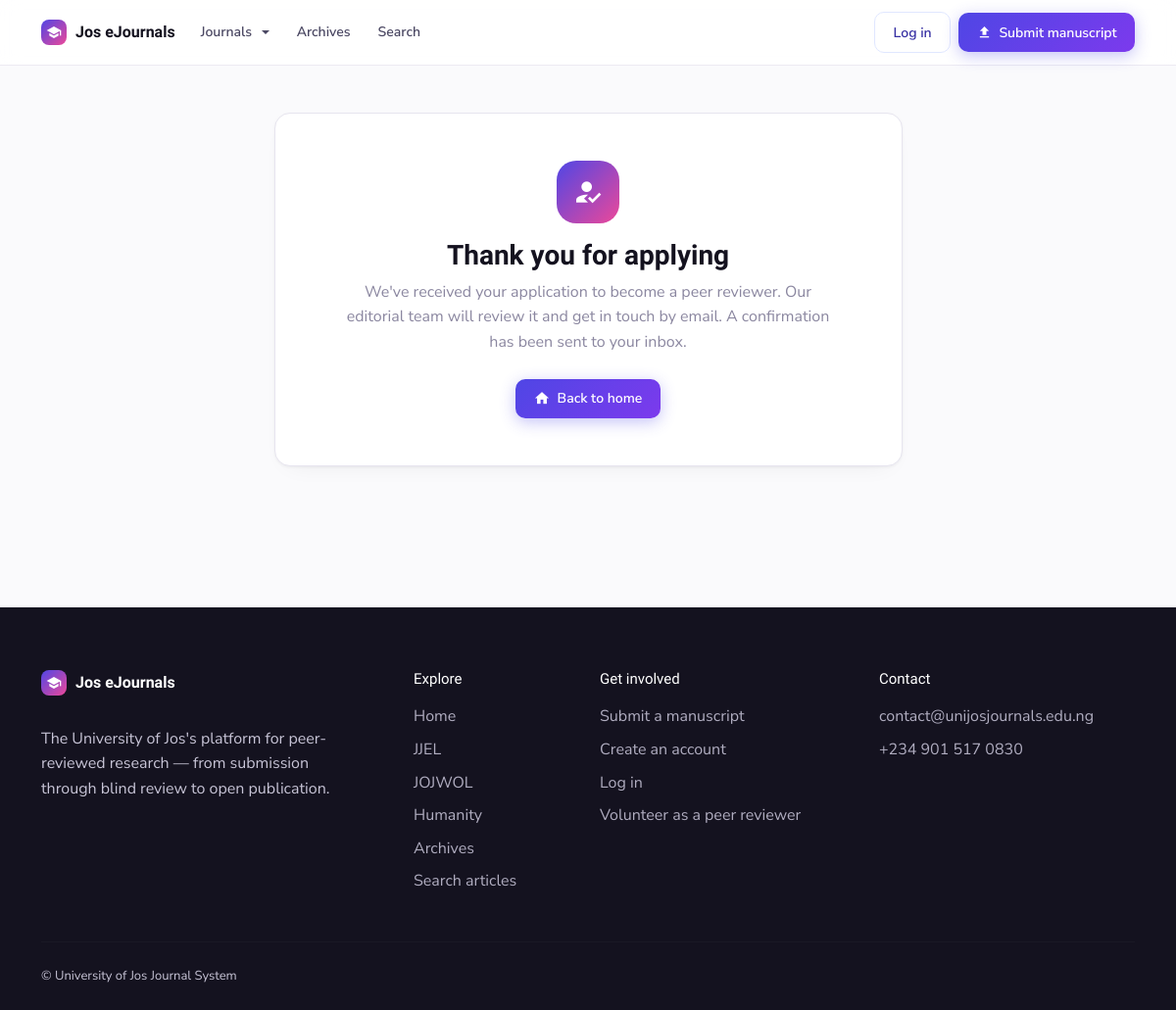
Screenshot of /reviewers/apply/thanks/ with the database file from the repository.
### journalapp/models.py (models this page shows, shortened)
class SiteSettings(models.Model):
    site_title = models.CharField(max_length=100, default="University of Jos Journal System")
    site_description = models.TextField(blank=True)
    logo = models.ImageField(upload_to='site_images', blank=True, null=True)
    favicon = models.ImageField(upload_to='site_images', blank=True, null=True)
    primary_color = models.CharField(max_length=20, default="#007bff")
    secondary_color = models.CharField(max_length=20, default="#6c757d")
    footer_text = models.TextField(default="© University of Jos Journal System")
    contact_email = models.EmailField(default="contact@unijosjournals.edu.ng")
    contact_phone = models.CharField(max_length=20, blank=True)
    facebook_url = models.URLField(blank=True)
    twitter_url = models.URLField(blank=True)
    instagram_url = models.URLField(blank=True)
    linkedin_url = models.URLField(blank=True)
    class Meta:
        verbose_name = "Site Settings"
        verbose_name_plural = "Site Settings"

class Journal(models.Model):
    name = models.CharField(max_length=200)
    slug = models.SlugField(
        max_length=80, unique=True,
        help_text="Used in the journal's web address, e.g. 'jjel'."
    )
    abbreviation = models.CharField(
        max_length=20, blank=True,
        help_text="Short form, e.g. 'JJEL'. Shown on the journal card when no logo is set."
    )
    tagline = models.CharField(
        max_length=255, blank=True,
        help_text="One line shown under the journal name."
    )
    description = RichTextField(blank=True)
    about = RichTextField(
        blank=True,
        help_text="Aims and scope — the main text on the journal's home page."
    )
    logo = models.ImageField(
        upload_to='journal_logos', blank=True, null=True,
        help_text="Square-ish logo used on the journal cards."
    )
    cover_image = models.ImageField(upload_to='journal_covers', blank=True, null=True)
    issn_print = models.CharField(max_length=20, blank=True, verbose_name="ISSN (Print)")
    issn_online = models.CharField(max_length=20, blank=True, verbose_name="ISSN (Online)")
    published_by = models.CharField(
        max_length=255, blank=True,
        help_text="e.g. 'Department of English, University of Jos'."
    )
    contact_email = models.EmailField(blank=True)
    department = models.ForeignKey(
        Department, on_delete=models.SET_NULL, null=True, blank=True,
        related_name='journals',
        help_text="Optional internal grouping. Not shown to visitors."
    )
    order = models.PositiveIntegerField(
        default=0, help_text="Controls the order journals appear in on the home page."
    )
    is_active = models.BooleanField(
        default=True, help_text="Untick to hide this journal from the public site."
    )
    class Meta:
        ordering = ['order', 'name']

### journalapp/reviewer_views.py (the view)
# urls.py: path('reviewers/apply/thanks/', reviewer_views.reviewer_apply_thanks, name='reviewer_apply_thanks'),
def reviewer_apply_thanks(request):
    return render(request, 'reviewers/apply_thanks.html')

### journalapp/context_processors.py (called while the page is built)
def site_settings(request):
    try:
        settings = SiteSettings.objects.first()
        if not settings:
            settings = SiteSettings.objects.create()
    except:
        settings = None
    return {'site_settings': settings}

def journal_roles(request):
    user = getattr(request, 'user', None)
    if not (user and user.is_authenticated):
        return {'can_manage_journals': False, 'can_manage_journal_content': False}
    return {
        'can_manage_journals': can_manage_any_journal(user, roles=WORKFLOW_ROLES),
        'can_manage_journal_content': can_manage_any_journal(user, roles=CONTENT_ROLES),
    }

def nav_journals(request):
    return {
        'nav_journals': Journal.objects.filter(is_active=True).only(
            'name', 'slug', 'abbreviation'
        )
    }

### journalapp/templates/reviewers/apply_thanks.html (shortened to what this page needs)
{% extends 'journalapp/base.html' %}
{% block content %}
<div class="container py-5">
    <div class="row justify-content-center"><div class="col-lg-7">
        <div class="card"><div class="card-body text-center py-5">
            <span class="uj-brand-mark mx-auto mb-3" style="width:64px;height:64px;border-radius:20px;"><i class="material-icons" style="font-size:32px;">how_to_reg</i></span>
            <h3 class="mb-2">Thank you for applying</h3>
            <p class="text-muted mb-4" style="max-width:52ch; margin:0 auto;">
                We've received your application to become a peer reviewer. Our editorial
                team will review it and get in touch by email. A confirmation has been
                sent to your inbox.
            </p>
            <a href="{% url 'home' %}" class="btn btn-primary"><i class="material-icons" style="font-size:17px;">home</i> Back to home</a>
        </div></div>
    </div></div>
</div>
{% endblock %}

### journalapp/templates/journalapp/base.html (shortened to what this page needs)
{% load static %}
<!DOCTYPE html>
<html lang="en">
<head>
    <link href="https://cdn.jsdelivr.net/npm/bootstrap@5.3.0-alpha1/dist/css/bootstrap.min.css" rel="stylesheet">
    <link rel="stylesheet" href="https://cdnjs.cloudflare.com/ajax/libs/font-awesome/6.0.0-beta3/css/all.min.css">
    <link href="{% static 'css/theme.css' %}" rel="stylesheet">
</head>
<body class="d-flex flex-column min-vh-100">
    <header>
        <nav class="navbar navbar-expand-lg uj-navbar">
            <div class="container">
                <a class="uj-brand me-lg-4" href="{% url 'home' %}">
                    <span class="uj-brand-mark">
                        {% if site_settings.logo %}
                        <img src="{{ site_settings.logo.url }}" alt="{{ site_settings.site_title }}">
                        {% else %}
                        <i class="material-icons" style="font-size:16px;">school</i>
                        {% endif %}
                    </span>
                    <span>{{ site_settings.site_title|default:"UniJos Journals" }}</span>
                </a>
                <div class="collapse navbar-collapse" id="navbarNav">
                    <ul class="navbar-nav align-items-lg-center gap-lg-4 me-auto mt-3 mt-lg-0">
                        <li class="nav-item dropdown">
                            <a class="uj-nav-link dropdown-toggle" href="{% url 'journal_list' %}" id="journalsDropdown" role="button" data-bs-toggle="dropdown" aria-expanded="false">Journals</a>
                        </li>
                        <li class="nav-item">
                            <a class="uj-nav-link" href="{% url 'all_issues' %}">Archives</a>
                        </li>
                        <li class="nav-item">
                            <a class="uj-nav-link" href="{% url 'article_search' %}">Search</a>
                        </li>
                    </ul>
                    <ul class="navbar-nav align-items-lg-center gap-2">
                        {% if user.is_authenticated %}
                            <li class="nav-item">
                                <a class="uj-nav-link d-inline-flex align-items-center gap-1" href="{% url 'dashboard' %}">
                                    <i class="material-icons">dashboard</i> Dashboard
                                </a>
                            </li>
                            <li class="nav-item dropdown">
                                <a class="uj-nav-link dropdown-toggle d-inline-flex align-items-center gap-2" href="#" id="userDropdown" role="button" data-bs-toggle="dropdown" aria-expanded="false">
                                    <span class="uj-brand-mark" style="width:28px;height:28px;font-size:12px;font-family:var(--uj-font-heading);font-weight:700;">
                                        {{ user.get_full_name|default:user.email|first|upper }}
                                    </span>
                                    <span class="fw-semibold d-none d-lg-inline" style="color:var(--uj-ink);">{{ user.get_full_name|default:user.email }}</span>
                                </a>
                                <ul class="dropdown-menu dropdown-menu-end">
                                    <li><a class="dropdown-item d-flex align-items-center gap-2" href="{% url 'profile' %}">
                                        <i class="material-icons" style="font-size:18px;">account_circle</i> Profile
                                    </a></li>
                                    {% if can_manage_journals or can_manage_journal_content %}
                                    <li><hr class="dropdown-divider"></li>
                                    {% if can_manage_journals %}
                                    <li><a class="dropdown-item d-flex align-items-center gap-2" href="{% url 'admin_submission_list' %}">
                                        <i class="material-icons" style="font-size:18px;">fact_check</i> Manage submissions
                                    </a></li>
                                    <li><a class="dropdown-item d-flex align-items-center gap-2" href="{% url 'reviewer_applications_list' %}">
                                        <i class="material-icons" style="font-size:18px;">how_to_reg</i> Reviewer applications
                                    </a></li>
                                    {% endif %}
                                    {% if can_manage_journal_content %}
                                    <li><a class="dropdown-item d-flex align-items-center gap-2" href="{% url 'journal_manage_list' %}">
                                        <i class="material-icons" style="font-size:18px;">tune</i> Manage journals
                                    </a></li>
                                    {% endif %}
                                    {% endif %}
                                    {% if user.is_staff %}
                                    <li><hr class="dropdown-divider"></li>
                                    <li><a class="dropdown-item d-flex align-items-center gap-2" href="{% url 'site_settings' %}">
                                        <i class="material-icons" style="font-size:18px;">settings</i> Site Settings
                                    </a></li>
                                    <li><a class="dropdown-item d-flex align-items-center gap-2" href="{% url 'hero_slides' %}">
                                        <i class="material-icons" style="font-size:18px;">slideshow</i> Hero Slides
                                    </a></li>
                                    <li><a class="dropdown-item d-flex align-items-center gap-2" href="{% url 'admin:index' %}">
                                        <i class="material-icons" style="font-size:18px;">admin_panel_settings</i> Admin Panel
                                    </a></li>
                                    {% endif %}
                                    <li><hr class="dropdown-divider"></li>
                                    <li><a class="dropdown-item d-flex align-items-center gap-2" href="{% url 'logout' %}">
                                        <i class="material-icons" style="font-size:18px;">logout</i> Logout
                                    </a></li>
                                </ul>
                            </li>
                        {% else %}
                            <li class="nav-item">
                                <a class="btn btn-outline-primary" href="{% url 'login' %}">Log in</a>
                            </li>
                            <li class="nav-item">
                                <a class="btn btn-primary" href="{% url 'register' %}">
                                    <i class="material-icons" style="font-size:16px;">upload</i> Submit manuscript
                                </a>
                            </li>
                        {% endif %}
                    </ul>
                </div>
            </div>
        </nav>
    </header>
    <div class="toast-container position-fixed top-0 end-0 p-3" style="z-index: 9999;">
    </div>
    <main class="flex-grow-1 mb-3">
        {% block content %}{% endblock %}
    </main>
    <footer class="uj-footer">
        <div class="container">
            <div class="row g-4">
                <div class="col-lg-4 mb-2">
                    <a class="uj-brand mb-3" href="{% url 'home' %}">
                        <span class="uj-brand-mark">
                            {% if site_settings.logo %}
                            <img src="{{ site_settings.logo.url }}" alt="{{ site_settings.site_title }}">
                            {% else %}
                            <i class="material-icons" style="font-size:16px;">school</i>
                            {% endif %}
                        </span>
                        <span>{{ site_settings.site_title|default:"UniJos Journals" }}</span>
                    </a>
                    <p class="mt-3" style="max-width:320px;">{{ site_settings.site_description|default:"The University of Jos's platform for peer-reviewed research — from submission through blind review to open publication." }}</p>
                </div>
                <div class="col-6 col-lg-2 mb-2">
                    <h5>Explore</h5>
                    <ul class="list-unstyled d-grid gap-2">
                        <li><a href="{% url 'home' %}">Home</a></li>
                        {% for j in nav_journals %}
                        <li><a href="{% url 'journal_home' j.slug %}">{{ j.abbreviation|default:j.name }}</a></li>
                        {% endfor %}
                        <li><a href="{% url 'all_issues' %}">Archives</a></li>
                        <li><a href="{% url 'article_search' %}">Search articles</a></li>
                    </ul>
                </div>
                <div class="col-6 col-lg-3 mb-2">
                    <h5>Get involved</h5>
                    <ul class="list-unstyled d-grid gap-2">
                        {% if user.is_authenticated %}
                        <li><a href="{% url 'dashboard' %}">Dashboard</a></li>
                        <li><a href="{% url 'profile' %}">Profile</a></li>
                        {% else %}
                        <li><a href="{% url 'register' %}">Submit a manuscript</a></li>
                        <li><a href="{% url 'register' %}">Create an account</a></li>
                        <li><a href="{% url 'login' %}">Log in</a></li>
                        {% endif %}
                        <li><a href="{% url 'reviewer_apply' %}">Volunteer as a peer reviewer</a></li>
                    </ul>
                </div>
                <div class="col-lg-3 mb-2">
                    <h5>Contact</h5>
                    <ul class="list-unstyled d-grid gap-2">
                        {% if site_settings.contact_email %}
                        <li><a href="mailto:{{ site_settings.contact_email }}">{{ site_settings.contact_email }}</a></li>
                        {% endif %}
                        {% if site_settings.contact_phone %}
                        <li><a href="tel:{{ site_settings.contact_phone }}">{{ site_settings.contact_phone }}</a></li>
                        {% endif %}
                    </ul>
                </div>
            </div>
            <hr class="my-4">
            <div class="d-flex flex-column flex-md-row justify-content-between align-items-center gap-2" style="font-size:13px;">
                <p class="mb-0">{{ site_settings.footer_text|default:"© University of Jos Journal System. All rights reserved." }}</p>
            </div>
        </div>
    </footer>
</body>
</html>

### rows the page displays
SiteSettings: site_title "Jos eJournals", site_description "The University of Jos's platform for peer-reviewed research — from submission through blind review to open publication.", contact_email "contact@unijosjournals.edu.ng", contact_phone "+234 901 517 0830", footer_text "© University of Jos Journal System"
Journal: abbreviation "JJEL"
Journal: abbreviation "JOJWOL"
Journal: abbreviation "Humanity"
